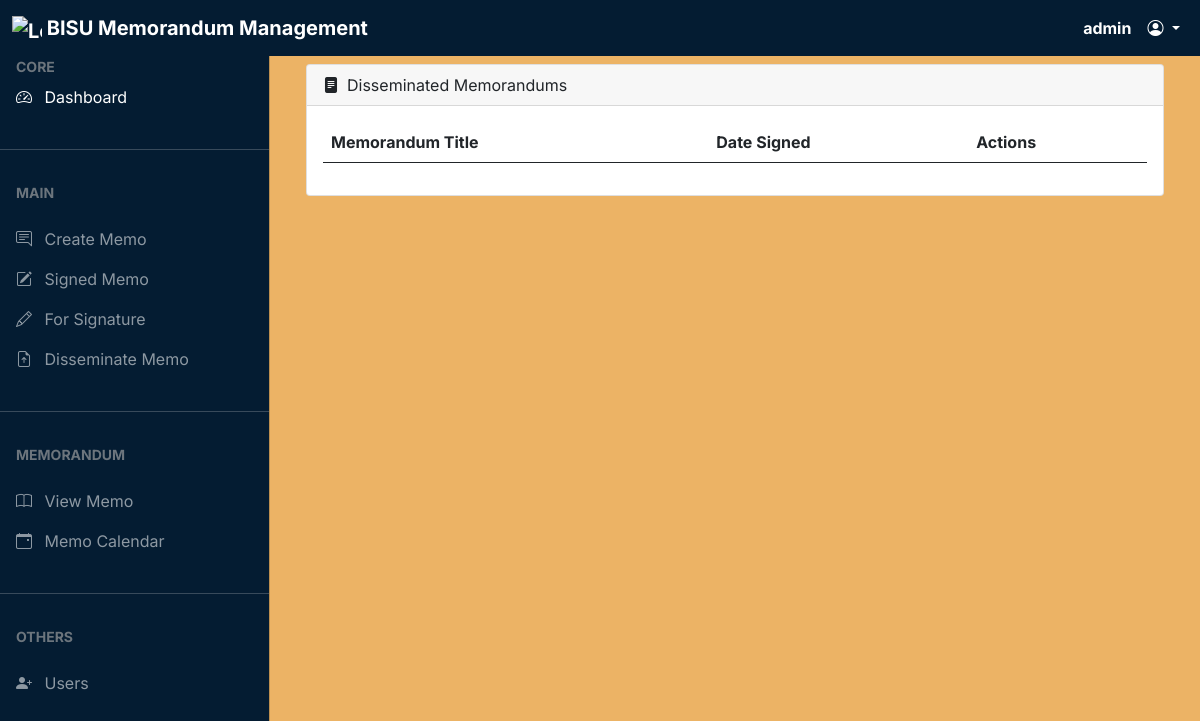
/admin/disseminate.php (signed in), run on an earlier commit of the app's database.
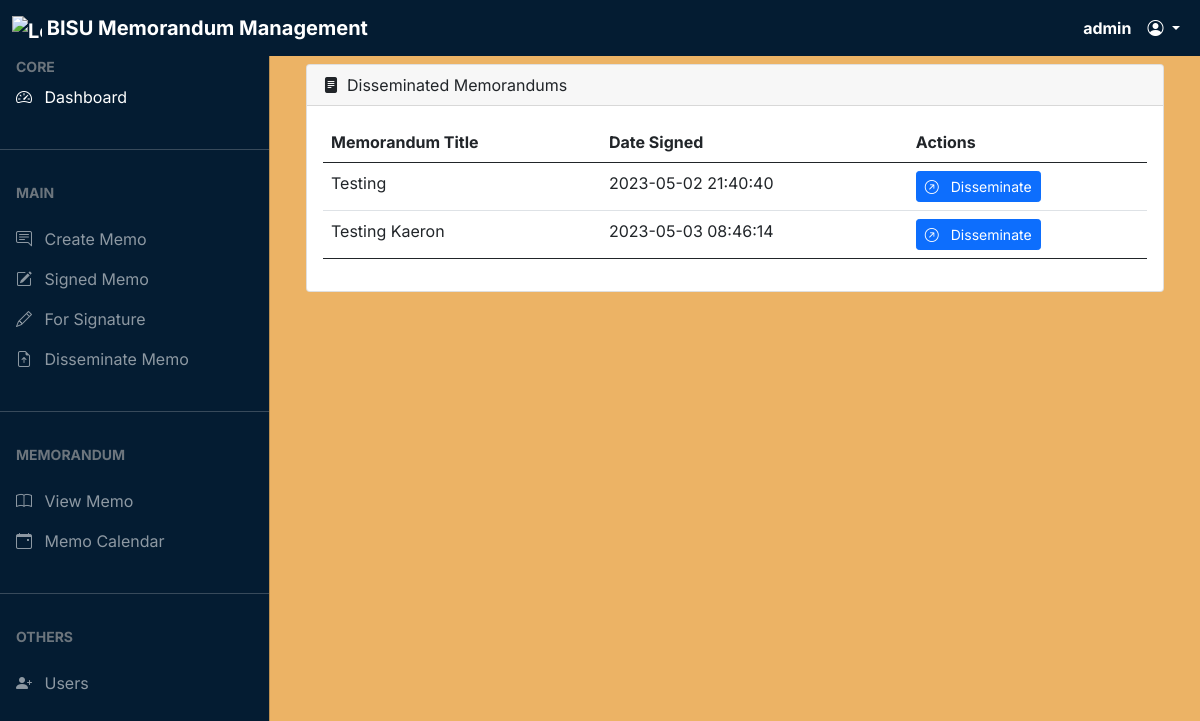
And on a later commit of the database.
### tables this page shows
CREATE TABLE `forwarding_tracking` (
  `id` int(11) NOT NULL AUTO_INCREMENT,
  `memo_id` int(11) NOT NULL,
  `forwarded_to` int(11) NOT NULL,
  `timestamp` timestamp NOT NULL DEFAULT CURRENT_TIMESTAMP,
  `is_forwarded` tinyint(2) DEFAULT '0',
  `is_signed` tinyint(2) DEFAULT '0',
  PRIMARY KEY (`id`)
);

CREATE TABLE `memos` (
  `id` int(11) NOT NULL AUTO_INCREMENT,
  `memo_title` varchar(255) DEFAULT NULL,
  `memo_type` varchar(255) DEFAULT NULL,
  `signatories` int(2) DEFAULT NULL,
  `date_created` timestamp NOT NULL DEFAULT CURRENT_TIMESTAMP,
  `user_id` int(11) DEFAULT NULL,
  `is_signed` int(11) DEFAULT '0',
  `ready_for_forwarding` tinyint(2) DEFAULT '0',
  `image` longblob NOT NULL,
  `date_from` datetime DEFAULT NULL,
  `date_to` datetime DEFAULT NULL,
  PRIMARY KEY (`id`)
);

### admin/disseminate.php (the view, shortened to what this page needs)
<?php
include "../dbcon.php";
?>
<!DOCTYPE html>
<html lang="en">
<head>
</head>
<body class="fixed-left">
  <?php include('includes/navbar.php'); ?>
  <?php include('includes/sidebar.php'); ?>
  <main class="mt-5 pt-3 px-4">
    <div class="container-fluid">
      <div class="row">
        <div class="col-md-12 mb-3">
          <div class="card">
            <div class="card-header">
              <span><i class="bi bi-file-text-fill me-2"></i></span>Disseminated Memorandums
            </div>
            <div class="card-body">
              <div class="table-responsive">
                <table id="example" class="table table-hover data-table" style="width: 100%">
                  <thead>
                    <tr>
                      <th>Memorandum Title</th>
                      <th>Date Signed</th>
                      <th>Actions</th>
                    </tr>
                  </thead>
                  <tbody style="cursor: pointer" id="myBtn">
                    <?php
                    $sql = "SELECT m.`id`, ft.`timestamp`,m.memo_title FROM `memos` m
                    INNER JOIN `forwarding_tracking` ft ON ft.`memo_id` = m.`id`
                    WHERE m.`ready_for_forwarding` = 1 AND m.`user_id` ='" . $_SESSION['userid'] . "' AND ft.`is_forwarded` = 0 AND ft.`is_signed` = 1;";
                    $actresult = mysqli_query($conn, $sql);
                    while ($result = mysqli_fetch_assoc($actresult)) {
                        ?>
                                <tr>
                                  <td>
                                    <?php echo $result['memo_title']; ?>
                                  </td>
                                  <td>
                                  <?php echo $result['timestamp']; ?>
                                  </td>
                                  <td>
                                    <div class="d-grid gap-2 d-md-flex">
                                    <a href="#dis<?php echo $result['id']; ?>" data-toggle="modal" class="btn btn-primary btn-sm"><span
                                          class="me-2"><i class="bi bi-arrow-up-right-circle"></i></span> Disseminate
                                      </a>
                                    </div>
                                  </td>
                                </tr>
                    <?php } ?>
                  </tbody>
                </table>
              </div>
            </div>
          </div>
        </div>
      </div>
    </div>
  </main>
</body>
</html>

What changed in the data, as far as the page shows it:
added forwarding_tracking: memo.memo_title "Testing", timestamp "2023-05-02 21:40:40"
added forwarding_tracking: memo.memo_title "Testing Kaeron", timestamp "2023-05-03 08:46:14"
